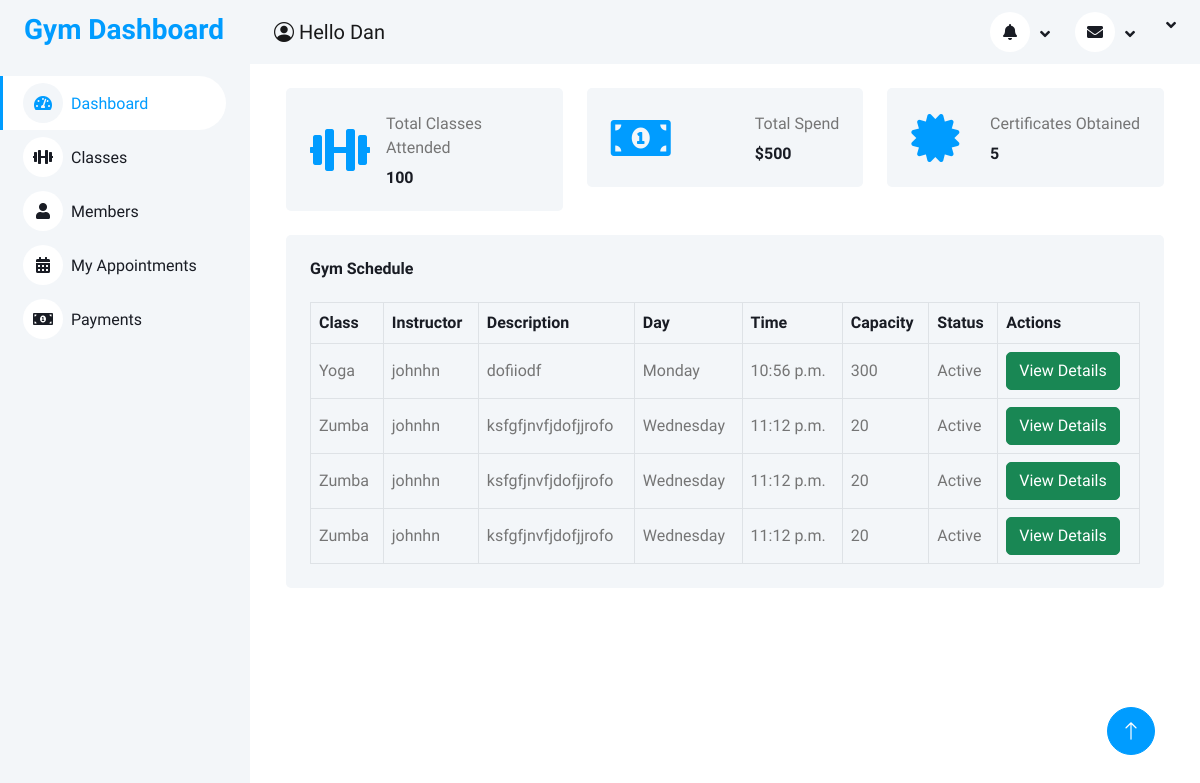
/member/dashboard/ (signed in), run on the app's committed database.
### accounts/models.py (models this page shows, shortened)
class User(AbstractUser):
    email = models.EmailField(unique=True)
    is_member = models.BooleanField(default=False)
    is_management = models.BooleanField(default=False)

class GymClass(models.Model):
    CLASS_CHOICES = [
        ('Yoga', 'Yoga'),
        ('Zumba', 'Zumba'),
        ('Pilates', 'Pilates'),
        ('Spin', 'Spin'),
    ]
    DAY_CHOICES = [
        ('Monday', 'Monday'),
        ('Tuesday', 'Tuesday'),
        ('Wednesday', 'Wednesday'),
        ('Thursday', 'Thursday'),
        ('Friday', 'Friday'),
        ('Saturday', 'Saturday'),
        ('Sunday', 'Sunday'),
    ]
    STATUS_CHOICES = [
        ('Active', 'Active'),
        ('Inactive', 'Inactive'),
    ]
    class_name = models.CharField(max_length=50, choices=CLASS_CHOICES)
    instructor = models.CharField(max_length=100)
    description = models.TextField()
    day = models.CharField(max_length=20, choices=DAY_CHOICES)
    time = models.TimeField()
    capacity = models.PositiveIntegerField()
    status = models.CharField(max_length=20, choices=STATUS_CHOICES)

### accounts/views.py (the view)
# urls.py: path('member/dashboard/',views.MemberDashboard, name="member_dashboard"),
@login_required
@member_required
def MemberDashboard(request):
    gym_classes = GymClass.objects.all()
    context = {
        'gym_classes': gym_classes
    }
    return render(request, 'members/dashboard.html', context)

### accounts/templates/members/dashboard.html
{% extends 'members/base.html' %}
{% load static %}
{% block content %}
    <div class="container-fluid pt-4 px-4">
        <div class="row g-4">
            <div class="col-sm-6 col-xl-4">
                <div class="bg-light rounded d-flex align-items-center justify-content-between p-4">
                    <i class="fa fa-dumbbell fa-3x text-primary"></i>
                    <div class="ms-3">
                        <p class="mb-2">Total Classes Attended</p>
                        <h6 class="mb-0">100</h6>
                    </div>
                </div>
            </div>
            <div class="col-sm-6 col-xl-4">
                <div class="bg-light rounded d-flex align-items-center justify-content-between p-4">
                    <i class="fa fa-money-bill-alt fa-3x text-primary"></i>
                    <div class="ms-3">
                        <p class="mb-2">Total Spend</p>
                        <h6 class="mb-0">$500</h6>
                    </div>
                </div>
            </div>
            <div class="col-sm-6 col-xl-4">
                <div class="bg-light rounded d-flex align-items-center justify-content-between p-4">
                    <i class="fa fa-certificate fa-3x text-primary"></i>
                    <div class="ms-3">
                        <p class="mb-2">Certificates Obtained</p>
                        <h6 class="mb-0">5</h6>
                    </div>
                </div>
            </div>
        </div>
    </div>
<div class="container-fluid pt-4 px-4">
    <div class="bg-light text-center rounded p-4">
        <div class="d-flex align-items-center justify-content-between mb-4">
            <h6 class="mb-0">Gym Schedule</h6>
        </div>
        <div class="table-responsive">
            <table class="table text-start align-middle table-bordered table-hover mb-0">
                <thead>
                    <tr class="text-dark">
                        <th scope="col">Class</th>
                        <th scope="col">Instructor</th>
                        <th scope="col">Description</th>
                        <th scope="col">Day</th>
                        <th scope="col">Time</th>
                        <th scope="col">Capacity</th>
                        <th scope="col">Status</th>
                        <th scope="col">Actions</th>
                    </tr>
                </thead>
                <tbody>
                    {% for gym_class in gym_classes %}
                    <tr>
                        <td>{{ gym_class.class_name }}</td>
                        <td>{{ gym_class.instructor }}</td>
                        <td>{{ gym_class.description }}</td>
                        <td>{{ gym_class.day }}</td>
                        <td>{{ gym_class.time }}</td>
                        <td>{{ gym_class.capacity }}</td>
                        <td>{{ gym_class.status }}</td>
                        <td>
                            <a href="{% url 'class_info' gym_class.id %}" class="btn btn-success">View Details</a>
                        </td>
                    </tr>
                    {% endfor %}
                </tbody>
            </table>
        </div>
    </div>
</div>
{% endblock %}

### accounts/templates/members/base.html (shortened to what this page needs)
{% load static %}
<!DOCTYPE html>
<html lang="en">
<head>
    <link rel="stylesheet" href="https://cdnjs.cloudflare.com/ajax/libs/font-awesome/5.10.0/css/all.min.css">
    <link rel="stylesheet" href="https://cdn.jsdelivr.net/npm/bootstrap-icons@1.4.1/font/bootstrap-icons.css">
    <link rel="stylesheet" href="{% static 'lib/owlcarousel/assets/owl.carousel.min.css' %}">
    <link rel="stylesheet" href="{% static 'lib/tempusdominus/css/tempusdominus-bootstrap-4.min.css' %}">
    <link rel="stylesheet" href="{% static 'css/bootstrap.min.css' %}">
    <link rel="stylesheet" href="{% static 'css/style.css' %}">
</head>
<body>
    <div class="container-xxl position-relative bg-white d-flex p-0">
        <div class="sidebar pe-4 pb-3">
            <nav class="navbar bg-light navbar-light">
                <a href="{% url 'member_dashboard' %}" class="navbar-brand mx-4 mb-3">
                    <h3 class="text-primary">Gym Dashboard</h3>
                </a>
                <div class="navbar-nav w-100">
                    <a href="{% url 'member_dashboard' %}" class="nav-item nav-link active"><i class="fa fa-tachometer-alt me-2"></i>Dashboard</a>
                    <a href="" class="nav-item nav-link"><i class="fa fa-dumbbell me-2"></i>Classes</a>
                    <a href="" class="nav-item nav-link"><i class="fa fa-user me-2"></i>Members</a>
                    <a href="{% url 'appointment_list' %}" class="nav-item nav-link"><i class="fa fa-calendar-alt me-2"></i>My Appointments</a>
                    <a href="" class="nav-item nav-link"><i class="fa fa-money-bill-alt me-2"></i>Payments</a>
                </div>
            </nav>
        </div>
        <div class="content">
<nav class="navbar navbar-expand bg-light navbar-light sticky-top px-4 py-0">
    <a class="navbar-brand" href="#"><i class="bi bi-person-circle"></i> Hello {{user.username.title|default:'Guest'}} </a>
    <div class="collapse navbar-collapse">
        <ul class="navbar-nav ms-auto">
            <li class="nav-item dropdown">
                <a class="nav-link dropdown-toggle" href="#" id="notificationDropdown" role="button" data-bs-toggle="dropdown" aria-expanded="false">
                    <i class="fa fa-bell"></i>
                </a>
            </li>
            <li class="nav-item dropdown">
                <a class="nav-link dropdown-toggle" href="#" id="messageDropdown" role="button" data-bs-toggle="dropdown" aria-expanded="false">
                    <i class="fa fa-envelope"></i>
                </a>
            </li>
            <li class="nav-item dropdown">
                <a class="nav-link dropdown-toggle" href="#" id="userDropdown" role="button" data-bs-toggle="dropdown" aria-expanded="false">
                </a>
            </li>
        </ul>
    </div>
</nav>
            <div class="container-fluid">
                {% block content %}{% endblock %}
            </div>
        </div>
        <a href="#" class="btn btn-lg btn-primary btn-lg-square back-to-top"><i class="bi bi-arrow-up"></i></a>
    </div>
</body>
</html>

### static/css/style.css (style rules this page uses)
:root { --primary: #009CFF; --light: #F3F6F9; --dark: #191C24; }
.back-to-top { position: fixed; display: none; right: 45px; bottom: 45px; z-index: 99; }
.btn { transition: .5s; }
.btn.btn-primary { color: #FFFFFF; }
.btn-lg-square { width: 48px; height: 48px; }
.btn-square, .btn-sm-square, .btn-lg-square { padding: 0; display: inline-flex; align-items: center; justify-content: center; font-weight: normal; border-radius: 50px; }
.sidebar { position: fixed; top: 0; left: 0; bottom: 0; width: 250px; height: 100vh; overflow-y: auto; background: var(--light); transition: 0.5s; z-index: 999; }
.content { margin-left: 250px; min-height: 100vh; background: #FFFFFF; transition: 0.5s; }
@media (min-width: 992px) { .sidebar { margin-left: 0; } }
@media (min-width: 992px) { .content { width: calc(100% - 250px); } }
.sidebar .navbar .navbar-nav .nav-link { padding: 7px 20px; color: var(--dark); font-weight: 500; border-left: 3px solid var(--light); border-radius: 0 30px 30px 0; outline: none; }
.sidebar .navbar .navbar-nav .nav-link:hover, .sidebar .navbar .navbar-nav .nav-link.active { color: var(--primary); background: #FFFFFF; border-color: var(--primary); }
.sidebar .navbar .navbar-nav .nav-link i { width: 40px; height: 40px; display: inline-flex; align-items: center; justify-content: center; background: #FFFFFF; border-radius: 40px; }
.sidebar .navbar .navbar-nav .nav-link:hover i, .sidebar .navbar .navbar-nav .nav-link.active i { background: var(--light); }
.content .navbar .navbar-nav .nav-link { margin-left: 25px; padding: 12px 0; color: var(--dark); outline: none; }
.content .navbar .sidebar-toggler, .content .navbar .navbar-nav .nav-link i { width: 40px; height: 40px; display: inline-flex; align-items: center; justify-content: center; background: #FFFFFF; border-radius: 40px; }
.content .navbar .dropdown-toggle::after { margin-left: 6px; vertical-align: middle; border: none; content: "\f107"; font-family: "Font Awesome 5 Free"; font-weight: 900; transition: .5s; }

### data on the page
User: username "Dan"
GymClass: class_name "Yoga", instructor "johnhn", description "dofiiodf", day "Monday", time "10:56 p.m.", capacity "300", status "Active"
GymClass: class_name "Zumba", instructor "johnhn", description "ksfgfjnvfjdofjjrofo", day "Wednesday", time "11:12 p.m.", capacity "20", status "Active"
GymClass: class_name "Zumba", instructor "johnhn", description "ksfgfjnvfjdofjjrofo", day "Wednesday", time "11:12 p.m.", capacity "20", status "Active"
GymClass: class_name "Zumba", instructor "johnhn", description "ksfgfjnvfjdofjjrofo", day "Wednesday", time "11:12 p.m.", capacity "20", status "Active"
